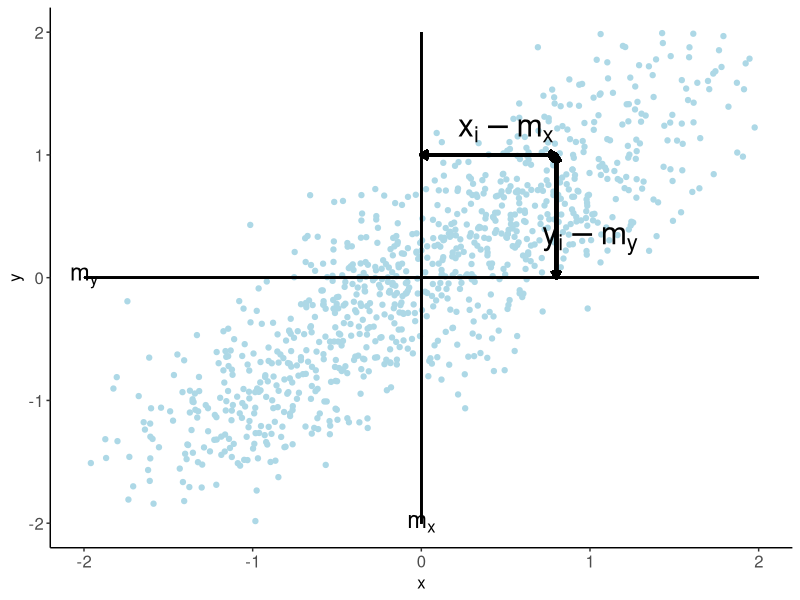
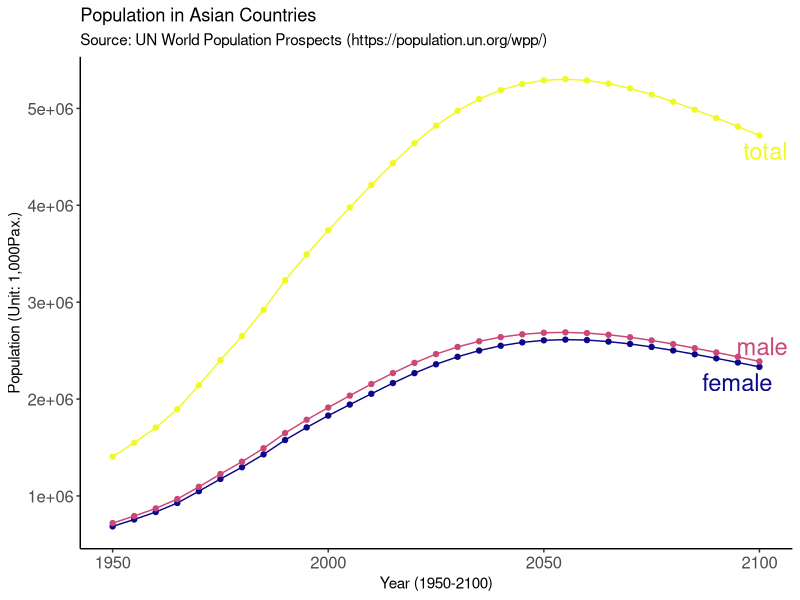
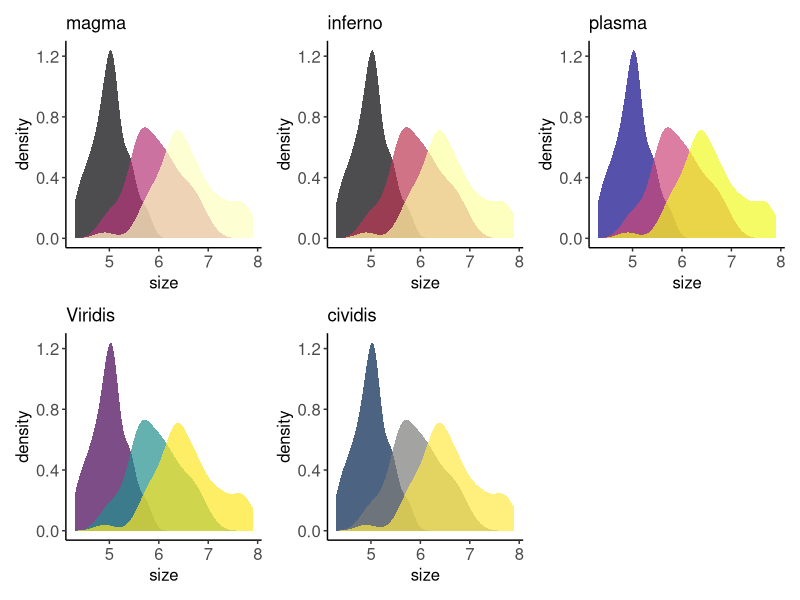

Source code (R) for these figures, in order:
####
# Rであそぼ
# 2021年1月14日　
# 宇都宮　譲（長崎大学経済学部）
#### 

####
# 基本的な使い方
# 1.　コードを書く
# 2.　実行したい部分を、矢印＋Shiftで選択する
# 3.　Ctrl + Enterで実行
#
# 困ったときは
# 1. 関数名に?をつけて実行　例）?ggplot2::ggplot
# 2. Googleなどで調べる
#
# コツ
# 1. コメントを書き込む：メモを書いて、メモ部分を選択してCtrl + shift + c
# 2. なにか書いたらすぐにCtrl+sで上書き保存
####

#### Rコード
# 1. ライブラリ（パッケージ）を読み込む
library(tidyverse) # tidyなデータ処理や描画に関するライブラリ詰め合わせ
library(lubridate) # 日付データを手頃にまともに扱えるライブラリ
library(ggrepel)
library(patchwork)
library(viridis) # viridisカラーパレットを扱うパッケージ。ユニバーサルデザインに必須。
library(viridisLite) # 

# 2. データを読み込む
# データは******からダウンロードしてからRstudio cloudにアップロードする
# もしくは直接読み込む
# 読み込むには、readxlパッケージのread_excel()関数を使う。
tp_01 <- 
  readxl::read_excel(
    path = "total_population_01.xlsx", # ファイルが置いてある場所を指定
    sheet = "Data" # データがあるMSExcelシート
  )

# 3. データを読み込む
# %>% はパイプと呼ばれる関数。
# 左側にあるオブジェクトを、右側にある関数の第一引数に代入する。
# 都度変数をつくり代入する作業を繰り返さずに済むから便利。
tp_01_tidy <- 
  tp_01 %>% 
  # tidyrパッケージのpivot_longer関数を使う。
  # 官庁統計配布時に使われるMSExcelで使いやすい横長データを、
  # Rで使いやすい縦長データに変換する関数
  tidyr::pivot_longer(
    cols = c("total", "female", "male"),
    names_to = "gender",
    values_to = "population"
    ) %>% 
  # dplyr::mutate()関数
  # オブジェクトに変数を加えるとき、あるいは
  # すでにある変数を変換するときに使う
  dplyr::mutate(
    gender = factor(gender), # 性別を表現する変数を因子型へ変換 
    # lubridateパッケージにあるymd()関数
    # 日付に見える文字列を、日付型データに変換する。
    # 時系列データを取り扱うときはきわめて便利。
    year = lubridate::ymd(
      # baseパッケージにあるpaste()関数。
      # オブジェクトや文字列を連結する関数。
      base::paste(
        year, "-01-01",
        sep = "" # 連結する変数相互に空白を開けない
        )
      )
    )

# おまけ tidyなデータとそうでもないデータ
# tidyでもなんでもないただのアヤメのデータ
iris
# おまけ tidyなデータとそうでもないデータ
# アヤメのデータをtidyにする
iris %>% 
  tidyr::pivot_longer(
    cols = c("Sepal.Length", "Sepal.Width", "Petal.Length", "Petal.Width"),
    names_to = "attributes",
    values_to = "size"
  )

# 4. 折れ線グラフを作図する
# ggplot2::ggplot()関数が大活躍!!
tp_01_lineplot_01 <- 
  tp_01_tidy %>% 
  #グラフエリアを作る
  ggplot(
    aes(
      x = year, # x軸にはyearと名付けた変数を使う
      y = population, # y軸にはpopulationと名付けた変数を使う
      color = gender # 折れ線グラフ塗り分けにはgenderと名付けた変数を使う
    )
  ) +
  # 折れ線グラフを描く
  geom_line() +
  # データがある各年に点を加える
  geom_point() +
  # 凡例を折れ線グラフ右端にそろえる
  geom_text_repel(
    data = tp_01_tidy %>% 
      dplyr::filter(
        year == max(year)
      ),
    aes(label = gender),
    nudge_x = 50,
    size = 6
  ) +
  # 表題と軸ラベル名を設定する
  labs(
    title = "Population in Asian Countries", # メインタイトル
    subtitle = "Source: UN World Population Prospects (https://population.un.org/wpp/)", # サブタイトル
    x = "Year (1950-2100)", # x軸名
    y = "Population (Unit: 1,000Pax.)", # y軸名 
    color = "Gender" # 凡例名
  ) +
  # scale_color_viridis()関数
  # viridisパッケージを使ってユニバーサルデザインな配色に変える
  scale_color_viridis(
    option = "plasma", # plasmaと名付けられた配色を使う。他にもさまざまな配色がある
    discrete = TRUE # 塗り分けに使う変数は離散的であることを宣言する。
  ) +
  # Classicテーマを使う
  theme_classic() +
  # 見た目詳細を変更する
  theme(
    legend.position = "none", # 凡例位置を調整。値はx軸y軸各々について原点からの距離。
    legend.text = element_text(size = 12), # 
    axis.text = element_text(size = 12) # 
  )

# 5. グラフを保存する
ggsave(
  "tp_01_lineplot_01.pdf", # ファイル名
  plot = tp_01_lineplot_01 # 保存するグラフを格納したオブジェクト
  )

# おまけ viridis()パッケージ色比較用グラフ
# データを整形する
iris_tidy <- 
  iris %>% 
  tidyr::pivot_longer(
    cols = c("Sepal.Length", "Sepal.Width", "Petal.Length", "Petal.Width"),
    names_to = "attributes",
    values_to = "size"
  )
# 密度プロットを描画する
iris.density <- 
  iris_tidy %>% 
  dplyr::filter(attributes == "Sepal.Length") %>% 
  ggplot(aes(x = size, y = ..density.., fill = Species)) +
  geom_density(colour = "transparent", alpha = 0.7) +
  theme_classic() +
  theme(
    strip.background = element_blank(),
    strip.text = element_text(size = 12),
    legend.position = "none",
    axis.text = element_text(size = 12),
    axis.title = element_text(size = 12)
  )
# カラーパレット毎に密度プロットを描く
iris_magma <- 
  iris.density + 
  scale_fill_viridis(
    discrete = TRUE, 
    option = "magma"
  ) + 
  labs(
    title = "magma"
  )
# infernoパレット
iris_inferno <- 
  iris.density + 
  scale_fill_viridis(
    discrete = TRUE, 
    option = "inferno"
  ) + 
  labs(
    title = "inferno"
  )
# magmaパレット
iris_plasma <- 
  iris.density + 
  scale_fill_viridis(
    discrete = TRUE, 
    option = "plasma"
  ) + 
  labs(
    title = "plasma"
  )
# viridisパレット
iris_viridis <- 
  iris.density + 
  scale_fill_viridis(
    discrete = TRUE, 
    option = "viridis"
  ) + 
  labs(
    title = "Viridis"
  )
# cividisパレット
iris_cividis <- 
  iris.density + 
  scale_fill_viridis(
    discrete = TRUE, 
    option = "cividis"
  ) + 
  labs(
    title = "cividis"
  )
# 密度プロットをならべる
iris_density_comparison <- 
  iris_magma + iris_inferno + iris_plasma + iris_viridis + iris_cividis
ggsave("./img/iris_density_comparison.png", plot = iris_density_comparison)

#
##
### おしまい ---


# おまけ　相関係数いろいろ
# 任意の相関係数を有する正規乱数を発生させる関数
# mu:平均
# sigma:標準偏差
# rho:相関係数
# n:発生させる乱数の個数
# ここからいただきました
# http://cse.naro.affrc.go.jp/takezawa/r-tips/r/60.html
r2norm <- 
  function(n, mu, sigma, rho) {
    tmp <- rnorm(n)
    x   <- mu+sigma*tmp
    y   <- rho*x + sqrt(1-rho^2)*rnorm(n)
    return(
      data.frame(
        x=x,
        y=y
        )
      )
}
# 正規乱数を発生させる
# r = 0.05
datap0.05 <- 
  r2norm(1000, 0, 1, 0.05) %>% 
  mutate(attribute = factor("r=0.05"))
# r = 0.5
datap0.5 <- 
  r2norm(1000, 0, 1, 0.5) %>% 
  mutate(attribute = factor("r=0.5"))
# r = 0.95
datap0.95 <- 
  r2norm(1000, 0, 1, 0.95) %>% 
  mutate(attribute = factor("r=0.95"))
# r = -0.05
datam0.05 <- 
  r2norm(1000, 0, 1, -0.05) %>% 
  mutate(attribute = factor("r=-0.05")) 
# r = -0.5
datam0.5 <- 
  r2norm(1000, 0, 1, -0.5) %>% 
  mutate(attribute = factor("r=-0.5")) 
# r = -0.95
datam0.95 <- 
  r2norm(1000, 0, 1, -0.95) %>% 
  mutate(attribute = factor("r=-0.95"))
# データを結合してtidy化して作図
correl_comparison <- 
  list(datap0.05, datap0.5, datap0.95, datam0.05, datam0.5, datam0.95) %>% 
  do.call(rbind, .) %>% 
  as_tibble() %>% 
  ggplot(aes(x = x, y = y)) +
  geom_point() +
  facet_wrap(~ attribute) +
  theme_classic() +
  theme(
    strip.background = element_blank()
  )

# 相関係数を考えるにはまずモーメントから
# 相関係数0.9な乱数を1,000つ発生させる
data <- r2norm(1000, 0, 1, 0.9)
# モーメントを考える模式的な散布図を作図する
sp_01 <- 
  data %>% 
  ggplot(aes(x = x, y = y)) +
  geom_point(color = "lightblue") +
  geom_segment(x =0,y=-2,xend=0,yend=2)+
  geom_segment(x =-2,y=0,xend=2,yend=0)+
  geom_segment(aes(x =0,y=1,xend=0.8,yend=1), size = 1.2, arrow = arrow(length = unit(0.2, "cm")))+
  geom_segment(aes(x =0.8,y=1,xend=0,yend=1), size = 1.2, arrow = arrow(length = unit(0.2, "cm")))+
  geom_segment(aes(x =0.8,y=0,xend=0.8,yend=1), size = 1.2, arrow = arrow(length = unit(0.2, "cm")))+
  geom_segment(aes(x =0.8,y=1,xend=0.8,yend=0), size = 1.2, arrow = arrow(length = unit(0.2, "cm")))+
  annotate("text", x = 0, y = -2, label = "m[x]", parse = TRUE, size = 6)+
  annotate("text", x = -2, y = 0, label = "m[y]", parse = TRUE, size = 6)+
  annotate("text", x = 0.5, y = 1.2, label = "x[i]-m[x]", parse = TRUE, size = 8)+
  annotate("text", x = 1.0, y = 0.3, label = "y[i]-m[y]", parse = TRUE, size = 8)+
  xlim(-2,2) +
  ylim(-2,2) +
  labs(x = "x", y = "y") +
  theme_classic() +
  theme(
    axis.title = element_text(size = 12),
    axis.text = element_text(size = 12)
  )
sp_01

#
##
### おしまい ---
